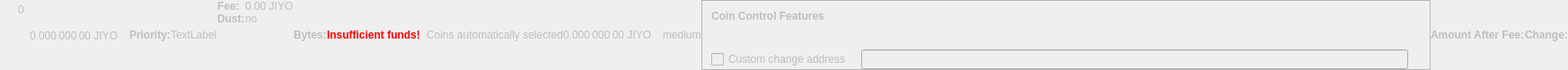
    <widget class="QWidget" name="dummyHideWidget" native="true">
     <property name="enabled">
      <bool>false</bool>
     </property>
     <property name="maximumSize">
      <size>
       <width>100</width>
       <height>22</height>
      </size>
     </property>
     <layout class="QHBoxLayout" name="dummyHideLayout">
      <property name="spacing">
       <number>0</number>
      </property>
      <property name="leftMargin">
       <number>0</number>
      </property>
      <property name="topMargin">
       <number>0</number>
      </property>
      <property name="rightMargin">
       <number>0</number>
      </property>
      <property name="bottomMargin">
       <number>0</number>
      </property>
      <item>
       <layout class="QFormLayout" name="formLayoutCoinControl1">
        <property name="horizontalSpacing">
         <number>10</number>
        </property>
        <property name="verticalSpacing">
         <number>14</number>
        </property>
        <property name="leftMargin">
         <number>10</number>
        </property>
        <property name="topMargin">
         <number>4</number>
        </property>
        <property name="rightMargin">
         <number>6</number>
        </property>
        <item row="0" column="1">
         <widget class="QLabel" name="labelCoinControlBytes">
          <property name="cursor">
           <cursorShape>IBeamCursor</cursorShape>
          </property>
          <property name="contextMenuPolicy">
           <enum>Qt::ActionsContextMenu</enum>
          </property>
          <property name="text">
           <string notr="true">0</string>
          </property>
          <property name="textInteractionFlags">
           <set>Qt::LinksAccessibleByMouse|Qt::TextSelectableByKeyboard|Qt::TextSelectableByMouse</set>
          </property>
         </widget>
        </item>
       </layout>
      </item>
      <item>
       <widget class="QLabel" name="labelCoinControlAfterFee">
        <property name="enabled">
         <bool>false</bool>
        </property>
        <property name="sizePolicy">
         <sizepolicy hsizetype="Fixed" vsizetype="Fixed">
          <horstretch>0</horstretch>
          <verstretch>0</verstretch>
         </sizepolicy>
        </property>
        <property name="minimumSize">
         <size>
          <width>111</width>
          <height>12</height>
         </size>
        </property>
        <property name="maximumSize">
         <size>
          <width>111</width>
          <height>12</height>
         </size>
        </property>
        <property name="cursor">
         <cursorShape>IBeamCursor</cursorShape>
        </property>
        <property name="contextMenuPolicy">
         <enum>Qt::ActionsContextMenu</enum>
        </property>
        <property name="text">
         <string notr="true">0.000 000 00 JIYO</string>
        </property>
        <property name="textInteractionFlags">
         <set>Qt::LinksAccessibleByMouse|Qt::TextSelectableByKeyboard|Qt::TextSelectableByMouse</set>
        </property>
       </widget>
      </item>
      <item>
       <widget class="QLabel" name="labelCoinControlPriorityText">
        <property name="enabled">
         <bool>false</bool>
        </property>
        <property name="font">
         <font>
          <weight>75</weight>
          <bold>true</bold>
         </font>
        </property>
        <property name="text">
         <string>Priority:</string>
        </property>
       </widget>
      </item>
      <item>
       <layout class="QHBoxLayout" name="horizontalLayout">
        <item>
         <widget class="QLabel" name="WarningLabel">
          <property name="text">
           <string>TextLabel</string>
          </property>
         </widget>
        </item>
       </layout>
      </item>
      <item>
       <layout class="QFormLayout" name="formLayoutCoinControl3">
        <property name="horizontalSpacing">
         <number>0</number>
        </property>
        <property name="verticalSpacing">
         <number>0</number>
        </property>
        <property name="leftMargin">
         <number>0</number>
        </property>
        <property name="topMargin">
         <number>0</number>
        </property>
        <property name="rightMargin">
         <number>0</number>
        </property>
        <item row="0" column="0">
         <widget class="QLabel" name="labelCoinControlFeeText">
          <property name="enabled">
           <bool>false</bool>
          </property>
          <property name="font">
           <font>
            <weight>75</weight>
            <bold>true</bold>
           </font>
          </property>
          <property name="text">
           <string>Fee:</string>
          </property>
          <property name="margin">
           <number>0</number>
          </property>
         </widget>
        </item>
        <item row="0" column="1">
         <widget class="QLabel" name="labelCoinControlFee">
          <property name="enabled">
           <bool>false</bool>
          </property>
          <property name="cursor">
           <cursorShape>IBeamCursor</cursorShape>
          </property>
          <property name="contextMenuPolicy">
           <enum>Qt::ActionsContextMenu</enum>
          </property>
          <property name="text">
           <string notr="true">0.00 JIYO</string>
          </property>
          <property name="textInteractionFlags">
           <set>Qt::LinksAccessibleByMouse|Qt::TextSelectableByKeyboard|Qt::TextSelectableByMouse</set>
          </property>
         </widget>
        </item>
        <item row="1" column="0">
         <widget class="QLabel" name="labelCoinControlLowOutputText">
          <property name="enabled">
           <bool>false</bool>
          </property>
          <property name="font">
           <font>
            <weight>75</weight>
            <bold>true</bold>
           </font>
          </property>
          <property name="text">
           <string>Dust:</string>
          </property>
         </widget>
        </item>
        <item row="1" column="1">
         <widget class="QLabel" name="labelCoinControlLowOutput">
          <property name="enabled">
           <bool>false</bool>
          </property>
          <property name="cursor">
           <cursorShape>IBeamCursor</cursorShape>
          </property>
          <property name="contextMenuPolicy">
           <enum>Qt::ActionsContextMenu</enum>
          </property>
          <property name="text">
           <string>no</string>
          </property>
          <property name="textInteractionFlags">
           <set>Qt::LinksAccessibleByMouse|Qt::TextSelectableByKeyboard|Qt::TextSelectableByMouse</set>
          </property>
         </widget>
        </item>
       </layout>
      </item>
      <item>
       <widget class="QLabel" name="labelCoinControlBytesText">
        <property name="enabled">
         <bool>false</bool>
        </property>
        <property name="font">
         <font>
          <weight>75</weight>
          <bold>true</bold>
         </font>
        </property>
        <property name="text">
         <string>Bytes:</string>
        </property>
       </widget>
      </item>
      <item>
       <layout class="QFormLayout" name="formLayoutCoinControl2">
        <property name="horizontalSpacing">
         <number>0</number>
        </property>
        <property name="verticalSpacing">
         <number>0</number>
        </property>
        <property name="leftMargin">
         <number>0</number>
        </property>
        <property name="topMargin">
         <number>0</number>
        </property>
        <property name="rightMargin">
         <number>0</number>
        </property>
       </layout>
      </item>
      <item>
       <layout class="QHBoxLayout" name="horizontalLayoutCoinControl2">
        <property name="spacing">
         <number>0</number>
        </property>
        <property name="bottomMargin">
         <number>0</number>
        </property>
       </layout>
      </item>
      <item>
       <widget class="QLabel" name="labelCoinControlInsuffFunds">
        <property name="enabled">
         <bool>false</bool>
        </property>
        <property name="minimumSize">
         <size>
          <width>0</width>
          <height>0</height>
         </size>
        </property>
        <property name="font">
         <font>
          <weight>75</weight>
          <bold>true</bold>
         </font>
        </property>
        <property name="styleSheet">
         <string notr="true">color:red;font-weight:bold;</string>
        </property>
        <property name="text">
         <string>Insufficient funds!</string>
        </property>
        <property name="margin">
         <number>5</number>
        </property>
       </widget>
      </item>
      <item>
       <layout class="QFormLayout" name="formLayoutCoinControl4">
        <property name="horizontalSpacing">
         <number>0</number>
        </property>
        <property name="verticalSpacing">
         <number>0</number>
        </property>
        <property name="leftMargin">
         <number>0</number>
        </property>
        <property name="topMargin">
         <number>0</number>
        </property>
        <property name="rightMargin">
         <number>0</number>
        </property>
       </layout>
      </item>
      <item>
       <widget class="QLabel" name="labelCoinControlChangeLabel">
        <property name="enabled">
         <bool>false</bool>
        </property>
        <property name="sizePolicy">
         <sizepolicy hsizetype="Preferred" vsizetype="Expanding">
          <horstretch>0</horstretch>
          <verstretch>0</verstretch>
         </sizepolicy>
        </property>
        <property name="minimumSize">
         <size>
          <width>0</width>
          <height>0</height>
         </size>
        </property>
        <property name="text">
         <string/>
        </property>
        <property name="margin">
         <number>3</number>
        </property>
       </widget>
      </item>
      <item>
       <widget class="QLabel" name="labelCoinControlAutomaticallySelected">
        <property name="enabled">
         <bool>false</bool>
        </property>
        <property name="sizePolicy">
         <sizepolicy hsizetype="Fixed" vsizetype="Fixed">
          <horstretch>0</horstretch>
          <verstretch>0</verstretch>
         </sizepolicy>
        </property>
        <property name="minimumSize">
         <size>
          <width>0</width>
          <height>0</height>
         </size>
        </property>
        <property name="maximumSize">
         <size>
          <width>240</width>
          <height>16777215</height>
         </size>
        </property>
        <property name="text">
         <string>Coins automatically selected</string>
        </property>
        <property name="margin">
         <number>5</number>
        </property>
       </widget>
      </item>
      <item>
       <widget class="QLabel" name="labelCoinControlChange">
        <property name="enabled">
         <bool>false</bool>
        </property>
        <property name="sizePolicy">
         <sizepolicy hsizetype="Fixed" vsizetype="Fixed">
          <horstretch>0</horstretch>
          <verstretch>0</verstretch>
         </sizepolicy>
        </property>
        <property name="minimumSize">
         <size>
          <width>111</width>
          <height>0</height>
         </size>
        </property>
        <property name="maximumSize">
         <size>
          <width>111</width>
          <height>16777215</height>
         </size>
        </property>
        <property name="cursor">
         <cursorShape>IBeamCursor</cursorShape>
        </property>
        <property name="contextMenuPolicy">
         <enum>Qt::ActionsContextMenu</enum>
        </property>
        <property name="text">
         <string notr="true">0.000 000 00 JIYO</string>
        </property>
        <property name="textInteractionFlags">
         <set>Qt::LinksAccessibleByMouse|Qt::TextSelectableByKeyboard|Qt::TextSelectableByMouse</set>
        </property>
       </widget>
      </item>
      <item>
       <widget class="QLabel" name="labelCoinControlPriority">
        <property name="enabled">
         <bool>false</bool>
        </property>
        <property name="cursor">
         <cursorShape>IBeamCursor</cursorShape>
        </property>
        <property name="contextMenuPolicy">
         <enum>Qt::ActionsContextMenu</enum>
        </property>
        <property name="text">
         <string>medium</string>
        </property>
        <property name="textInteractionFlags">
         <set>Qt::LinksAccessibleByMouse|Qt::TextSelectableByKeyboard|Qt::TextSelectableByMouse</set>
        </property>
       </widget>
      </item>
      <item>
       <widget class="QFrame" name="frameCoinControl">
        <property name="sizePolicy">
         <sizepolicy hsizetype="Expanding" vsizetype="Expanding">
          <horstretch>0</horstretch>
          <verstretch>0</verstretch>
         </sizepolicy>
        </property>
        <property name="maximumSize">
         <size>
          <width>16777215</width>
          <height>16777215</height>
         </size>
        </property>
        <property name="frameShape">
         <enum>QFrame::StyledPanel</enum>
        </property>
        <property name="frameShadow">
         <enum>QFrame::Sunken</enum>
        </property>
        <layout class="QVBoxLayout" name="verticalLayoutCoinControl2_2">
         <property name="spacing">
          <number>0</number>
         </property>
         <property name="leftMargin">
          <number>0</number>
         </property>
         <property name="topMargin">
          <number>0</number>
         </property>
         <property name="rightMargin">
          <number>0</number>
         </property>
         <property name="bottomMargin">
          <number>0</number>
         </property>
         <item>
          <layout class="QVBoxLayout" name="verticalLayoutCoinControl" stretch="0,0,0,1">
           <property name="spacing">
            <number>0</number>
           </property>
           <property name="leftMargin">
            <number>10</number>
           </property>
           <property name="topMargin">
            <number>10</number>
           </property>
           <item>
            <layout class="QHBoxLayout" name="horizontalLayoutCoinControl1">
             <property name="bottomMargin">
              <number>15</number>
             </property>
             <item>
              <widget class="QLabel" name="labelCoinControlFeatures">
               <property name="enabled">
                <bool>false</bool>
               </property>
               <property name="sizePolicy">
                <sizepolicy hsizetype="Preferred" vsizetype="Maximum">
                 <horstretch>0</horstretch>
                 <verstretch>0</verstretch>
                </sizepolicy>
               </property>
               <property name="font">
                <font>
                 <weight>75</weight>
                 <bold>true</bold>
                </font>
               </property>
               <property name="styleSheet">
                <string notr="true">font-weight:bold;</string>
               </property>
               <property name="text">
                <string>Coin Control Features</string>
               </property>
              </widget>
             </item>
            </layout>
           </item>
           <item>
            <widget class="QWidget" name="widgetCoinControl" native="true">
             <property name="sizePolicy">
              <sizepolicy hsizetype="Preferred" vsizetype="Preferred">
               <horstretch>0</horstretch>
               <verstretch>0</verstretch>
              </sizepolicy>
             </property>
             <property name="minimumSize">
              <size>
               <width>0</width>
               <height>0</height>
              </size>
             </property>
             <property name="styleSheet">
              <string notr="true"/>
             </property>
             <layout class="QHBoxLayout" name="horizontalLayoutCoinControl5_2">
              <property name="leftMargin">
               <number>0</number>
              </property>
              <property name="topMargin">
               <number>0</number>
              </property>
              <property name="rightMargin">
               <number>0</number>
              </property>
              <property name="bottomMargin">
               <number>0</number>
              </property>
              <item>
               <layout class="QHBoxLayout" name="horizontalLayoutCoinControl3">
                <property name="spacing">
                 <number>20</number>
                </property>
                <property name="topMargin">
                 <number>0</number>
                </property>
                <property name="bottomMargin">
                 <number>10</number>
                </property>
               </layout>
              </item>
             </layout>
            </widget>
           </item>
           <item>
            <layout class="QHBoxLayout" name="horizontalLayoutCoinControl4" stretch="0,0,0">
             <property name="spacing">
              <number>12</number>
             </property>
             <property name="sizeConstraint">
              <enum>QLayout::SetDefaultConstraint</enum>
             </property>
             <property name="topMargin">
              <number>5</number>
             </property>
             <property name="rightMargin">
              <number>5</number>
             </property>
             <item>
              <widget class="QCheckBox" name="checkBoxCoinControlChange">
               <property name="enabled">
                <bool>false</bool>
               </property>
               <property name="toolTip">
                <string>If this is activated, but the change address is empty or invalid, change will be sent to a newly generated address.</string>
               </property>
               <property name="text">
                <string>Custom change address</string>
               </property>
              </widget>
             </item>
             <item>
              <widget class="QValidatedLineEdit" name="lineEditCoinControlChange">
               <property name="enabled">
                <bool>false</bool>
               </property>
               <property name="sizePolicy">
                <sizepolicy hsizetype="Expanding" vsizetype="Fixed">
                 <horstretch>0</horstretch>
                 <verstretch>0</verstretch>
                </sizepolicy>
               </property>
              </widget>
             </item>
             <item>
              <widget class="QLabel" name="labelCoinControlChangeLabel_2">
               <property name="sizePolicy">
                <sizepolicy hsizetype="Preferred" vsizetype="Expanding">
                 <horstretch>0</horstretch>
                 <verstretch>0</verstretch>
                </sizepolicy>
               </property>
               <property name="minimumSize">
                <size>
                 <width>0</width>
                 <height>0</height>
                </size>
               </property>
               <property name="text">
                <string/>
               </property>
               <property name="margin">
                <number>3</number>
               </property>
              </widget>
             </item>
            </layout>
           </item>
           <item>
            <spacer name="verticalSpacerCoinControl">
             <property name="orientation">
              <enum>Qt::Vertical</enum>
             </property>
             <property name="sizeHint" stdset="0">
              <size>
               <width>800</width>
               <height>1</height>
              </size>
             </property>
            </spacer>
           </item>
          </layout>
         </item>
        </layout>
       </widget>
      </item>
      <item>
       <widget class="QLabel" name="labelCoinControlAfterFeeText">
        <property name="enabled">
         <bool>false</bool>
        </property>
        <property name="minimumSize">
         <size>
          <width>0</width>
          <height>0</height>
         </size>
        </property>
        <property name="maximumSize">
         <size>
          <width>16777215</width>
          <height>16777215</height>
         </size>
        </property>
        <property name="font">
         <font>
          <weight>75</weight>
          <bold>true</bold>
         </font>
        </property>
        <property name="text">
         <string>Amount After Fee:</string>
        </property>
        <property name="alignment">
         <set>Qt::AlignLeading|Qt::AlignLeft|Qt::AlignVCenter</set>
        </property>
        <property name="margin">
         <number>0</number>
        </property>
       </widget>
      </item>
      <item>
       <widget class="QLabel" name="labelCoinControlChangeText">
        <property name="enabled">
         <bool>false</bool>
        </property>
        <property name="sizePolicy">
         <sizepolicy hsizetype="Preferred" vsizetype="Preferred">
          <horstretch>0</horstretch>
          <verstretch>0</verstretch>
         </sizepolicy>
        </property>
        <property name="minimumSize">
         <size>
          <width>0</width>
          <height>0</height>
         </size>
        </property>
        <property name="maximumSize">
         <size>
          <width>16777215</width>
          <height>16777215</height>
         </size>
        </property>
        <property name="font">
         <font>
          <weight>75</weight>
          <bold>true</bold>
         </font>
        </property>
        <property name="text">
         <string>Change:</string>
        </property>
        <property name="alignment">
         <set>Qt::AlignLeading|Qt::AlignLeft|Qt::AlignVCenter</set>
        </property>
       </widget>
      </item>
     </layout>
    </widget>
